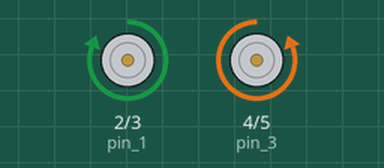
A sketch run on a simulated Arduino Uno, built with avr-gcc and run on an emulated ATmega328P. Parts: motor-driver pin pairs drawn as motors (green arrow = first pin HIGH = forward, orange = second pin HIGH = backward, longer = more drive).

Above: at 0.5 s.
At 2.12 s:
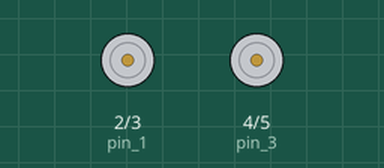
At 3.7 s:
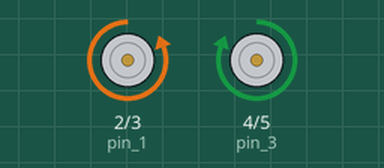
Timing chart, 0 to 4.8 s (numbered marks = the images above):
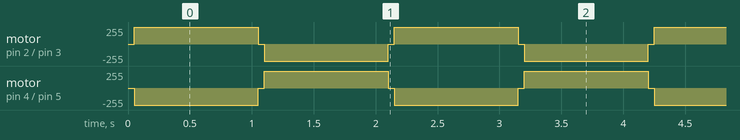

The sketch:

Hbridge4pin.ino
```cpp
//  +-V_high -+
//  |         |
//  3         4
//  |         |
//  +---M-----+
//  |         |
//  1         2
//  |         |
//  +-V_low---+
//
// Route A
//
//  +-V_high -+
//            |
//            4
//            |
//  +---M-----+
//  |
//  1
//  |
//  +-V_low---+
//
// Route A
//
//  +-V_high -+
//  |
//  3
//  |
//  +---M-----+
//            |
//            2
//            |
//  +-V_low---+


const int pin_1 = 2;
const int pin_2 = 3;
const int pin_3 = 4;
const int pin_4 = 5;

void setup()
{
  pinMode(pin_1,OUTPUT);
  pinMode(pin_2,OUTPUT);
  pinMode(pin_3,OUTPUT);
  pinMode(pin_4,OUTPUT);

}

void loop()
{
  //The time between a change in current direction
  const int my_toggle_delay = 1000; //msec
  //Route A
  digitalWrite(pin_1,LOW);
  digitalWrite(pin_2,LOW);
  digitalWrite(pin_3,LOW);
  digitalWrite(pin_4,LOW);
  delay(50);
  digitalWrite(pin_1,HIGH);
  digitalWrite(pin_4,HIGH);

  delay(my_toggle_delay);

  //Route B
  digitalWrite(pin_1,LOW);
  digitalWrite(pin_2,LOW);
  digitalWrite(pin_3,LOW);
  digitalWrite(pin_4,LOW);
  delay(50);
  digitalWrite(pin_2,HIGH);
  digitalWrite(pin_3,HIGH);
  delay(my_toggle_delay);
}
```

Measured:
- by itself, motor on pin 2 (pin_1) / pin 3 (pin_2): repeats every 2.1 s: stopped 0.05 s, backward 255/255 1.0 s, stopped 0.05 s, forward 255/255 1.0 s
- by itself, motor on pin 4 (pin_3) / pin 5 (pin_4): repeats every 2.1 s: stopped 0.05 s, forward 255/255 1.0 s, stopped 0.05 s, backward 255/255 1.0 s
